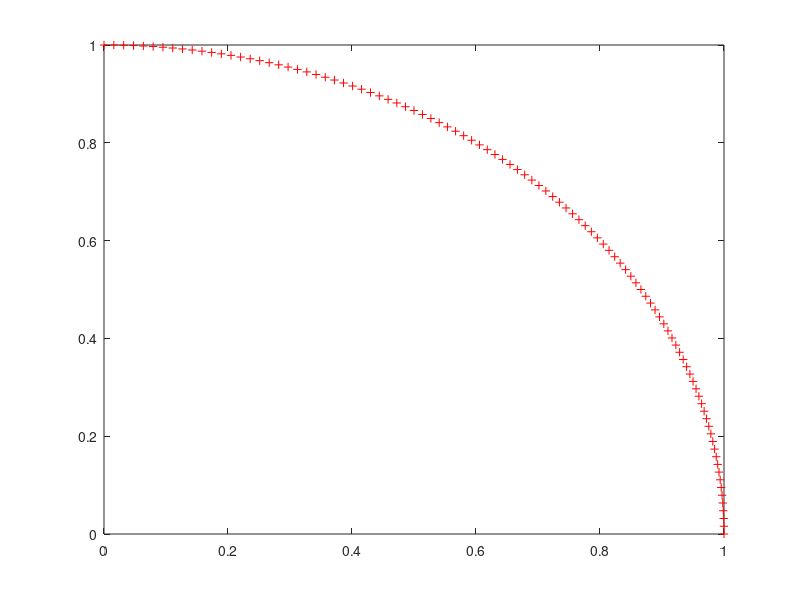

The MATLAB source for this figure: (Note: this script raises an error after producing the figure.)
%% One-Dimensional Self-organizing Map
% Neurons in a 2-D layer learn to represent different regions of the input space
% where input vectors occur.  In addition, neighboring neurons learn to respond
% to similar inputs, thus the layer learns the topology of the presented input
% space.
%
% Copyright 1992-2011 The MathWorks, Inc.
% $Revision: 1.20.2.5 $  $Date: 2012/08/21 01:01:22 $

%%
% Here 100 data points are created on the unit circle.
%
% A competitive network will be used to classify these points into natural
% classes.

angles = 0:0.5*pi/99:0.5*pi;
X = [sin(angles); cos(angles)];
plot(X(1,:),X(2,:),'+r')

%%
% The map will be a 1-dimensional layer of 10 neurons.

net = selforgmap(10);

%%
% Specify the network is to be trained for 10 epochs and use TRAIN to train the
% network on the input data P:

net.trainParam.epochs = 10;
net = train(net,X);

%%
% Now plot the trained network's weight positions with PLOTSOMPOS.
% 
% The red dots are the neuron's weight vectors, and the blue lines connect each
% pair within a distance of 1.

plotsompos(net)

%%
% The map can now be used to classify inputs, like [1; 0]:
%
% Either neuron 1 or 10 should have an output of 1, as the above input vector
% was at one end of the presented input space.  The first pair of numbers
% indicate the neuron, and the single number indicates its output.

x = [1;0];
a = net(x)


displayEndOfDemoMessage(mfilename)
